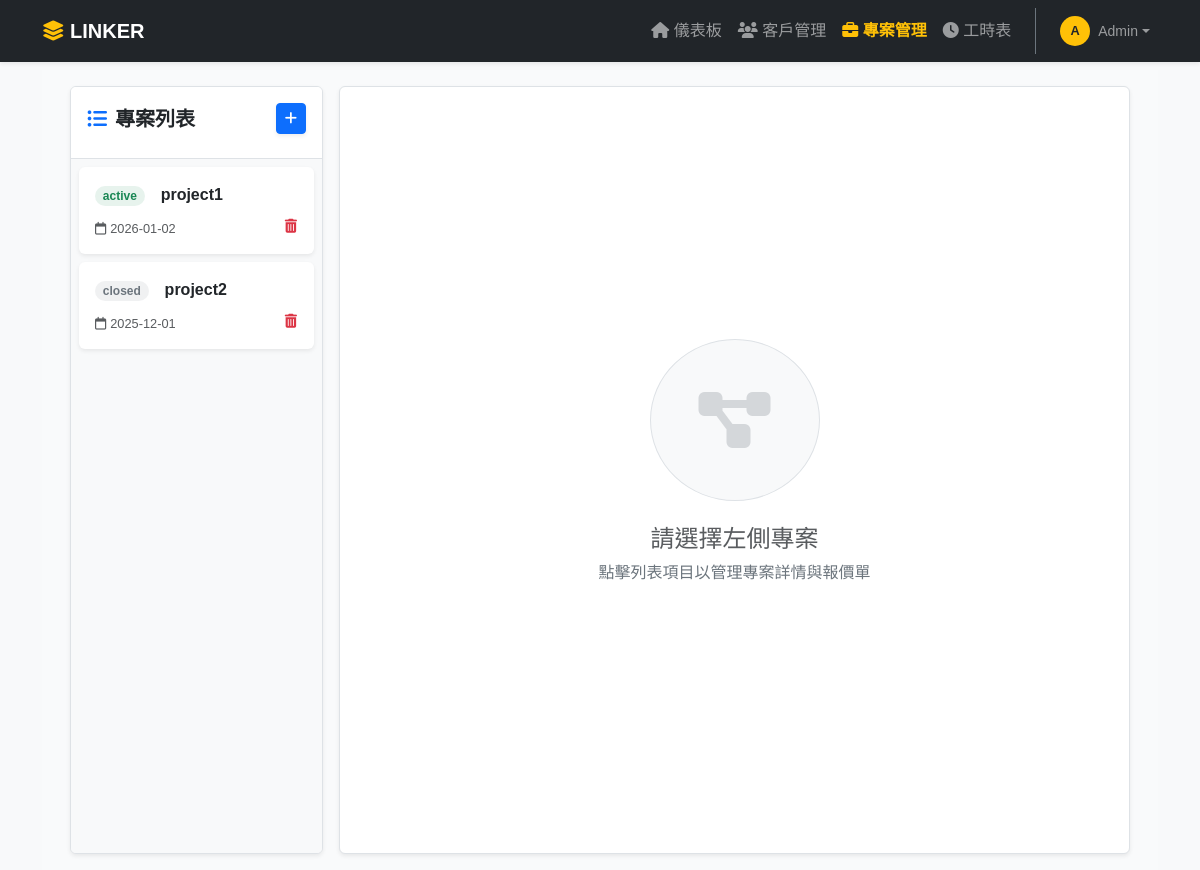
/ui/projects/, run on the app's committed database.
### models.py (models this page shows)
class Project(SQLModel, table=True):
    __tablename__ = "projects"
    id: str = Field(default_factory=generate_uuid, primary_key=True)
    name: str = Field(index=True)
    description: Optional[str] = None
    status: str = Field(default="active")
    start_date: datetime = Field(default_factory=datetime.now)
    company_id: Optional[str] = Field(default=None, foreign_key="companys.id")
    company: Optional["Company"] = Relationship(back_populates="projects")
    quotes: List["Quote"] = Relationship(back_populates="project")
    contacts: List["ContactPerson"] = Relationship(back_populates="project")

### unified_factory.py (the view)
    @web.get("/", response_class=HTMLResponse)
    async def web_list_page(request: Request, db: Session = Depends(get_db_func)):
        items = get_all_endpoint(db)
        return templates.TemplateResponse(
            f"{path_name}/{path_name}.html",
            {"request": request, f"{path_name}": items, "active_page": path_name}
        )

### templates/projects/projects.html (shortened to what this page needs)
{% extends "base.html" %}
{% block content %}
<div class="container-fluid vh-100 overflow-hidden bg-light bg-opacity-10">
    <div class="row h-100 gx-3 px-3">
        <div class="col-md-3 h-100 d-flex flex-column py-3">
            <div class="bg-white border rounded shadow-sm d-flex flex-column h-100 overflow-hidden">
                <div class="p-3 bg-white border-bottom">
                    <div class="d-flex justify-content-between align-items-center mb-2">
                        <h5 class="mb-0 fw-bold text-dark">
                            <i class="fas fa-list-ul text-primary me-2"></i>專案列表
                        </h5>
                        <button class="btn btn-sm btn-primary shadow-sm"
                                hx-get="/ui/projects/new-row"
                                hx-target="#project-sidebar-list"
                                hx-swap="afterbegin">
                            <i class="fas fa-plus"></i>
                        </button>
                    </div>
                </div>
                <div id="project-sidebar-list" class="flex-grow-1 overflow-auto p-2 d-flex flex-column gap-2 bg-light">
                    {% for project in projects %}
                        {% include "projects/projects_row.html" %}
                    {% endfor %}
                </div>
            </div>
        </div>
        <div class="col-md-9 h-100 py-3 position-relative">
            <div id="main-workspace" class="h-100 overflow-auto p-4 bg-white border rounded shadow-sm">
                <div class="h-100 d-flex flex-column align-items-center justify-content-center text-muted animate__animated animate__fadeIn">
                    <div class="bg-light rounded-circle p-5 mb-4 border border-dashed">
                        <i class="fas fa-project-diagram fa-4x text-secondary opacity-25"></i>
                    </div>
                    <h4>請選擇左側專案</h4>
                    <p class="text-secondary">點擊列表項目以管理專案詳情與報價單</p>
                </div>
            </div>
        </div>
    </div>
</div>
{% endblock %}

### templates/projects/projects_row.html (shortened to what this page needs)
<div class="card border-0 shadow-sm project-sidebar-item cursor-pointer" id="project-{{ project.id }}">
    <div class="card-body p-3">
        <div class="d-flex align-items-center">
            <div class="flex-shrink-0 me-3">
                <span class="badge rounded-pill
                    {% if project.status == 'active' %}bg-success bg-opacity-10 text-success
                    {% elif project.status == 'closed' %}bg-secondary bg-opacity-10 text-secondary
                    {% else %}bg-warning bg-opacity-10 text-warning{% endif %}">
                    {{ project.status }}
                </span>
            </div>
            <div class="flex-grow-1" style="min-width: 0;">
                <a href="#"
                   class="text-decoration-none text-dark fw-bold stretched-link text-truncate d-block"
                   hx-get="/ui/projects/{{ project.id }}"
                   hx-target="#main-workspace"
                   hx-swap="innerHTML"
                   hx-push-url="?project_id={{ project.id }}">
                   {{ project.name }}
                </a>
            </div>
        </div>
        <div class="d-flex justify-content-between align-items-end mt-2">
            <small class="text-muted" style="font-size: 0.8rem;">
                <i class="far fa-calendar me-1"></i>{{ project.start_date.strftime('%Y-%m-%d') if project.start_date else 'N/A' }}
            </small>
            <button class="btn btn-sm btn-link text-danger p-0 position-relative z-2"
                    hx-delete="/ui/projects/{{ project.id }}"
                    hx-confirm="確定要刪除此專案嗎？"
                    hx-target="#project-{{ project.id }}"
                    hx-swap="outerHTML"
                    title="刪除專案">
                <i class="fas fa-trash-alt"></i>
            </button>
        </div>
    </div>
</div>

### templates/base.html (style rules this page uses)
body { font-family: 'Noto Sans TC', sans-serif; background-color: #f8f9fa; padding-top: 70px; }

### templates/projects/projects_row.html (style rules this page uses)
.project-sidebar-item { border-left: 4px solid transparent; transition: all 0.2s; }

### data on the page
Project: status "active", name "project1", start_date "2026-01-02"
Project: status "closed", name "project2", start_date "2025-12-01"
